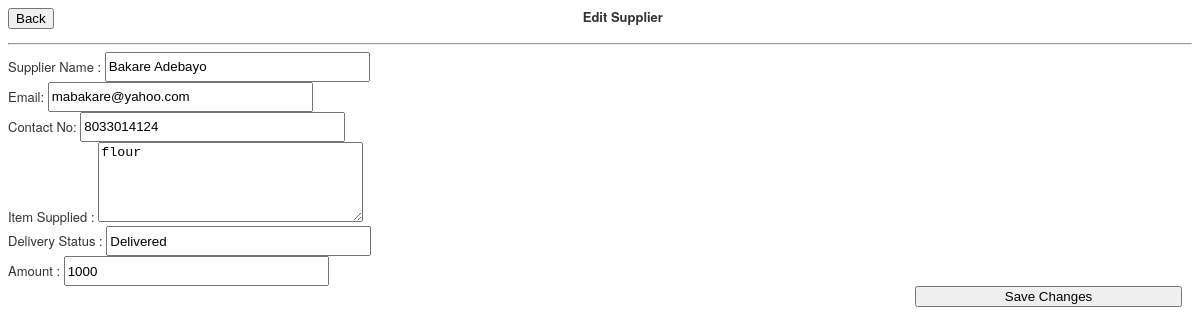
The page /editsupplier.php?id=1 on the database its author committed.
### tables this page shows
CREATE TABLE `supplier` (
  `supplier_id` int(11) NOT NULL,
  `supplier_name` varchar(100) NOT NULL,
  `supplier_contact` bigint(20) NOT NULL,
  `supplier_email` varchar(200) NOT NULL,
  `supply` varchar(50) NOT NULL,
  `delivery_status` varchar(15) NOT NULL,
  `Amount` int(11) NOT NULL
);

### editsupplier.php (the view, shortened to what this page needs)
<?php
    require('config.php');
	$id=$_GET['id'];
	$qry = "SELECT * from supplier WHERE supplier_id = '$id'";
	$result = mysqli_query($conn, $qry);
 	for($i=0; $row = mysqli_fetch_assoc($result); $i++)
	{
		$get_name=$row['supplier_name'];
        $get_address=$row['supplier_email'];
		$get_contact=$row['supplier_contact'];
		$get_item=$row['supply'];
        $get_status=$row['delivery_status'];
		$get_amount=$row['Amount'];
}
?>
<link href="main/style.css" media="screen" rel="stylesheet" type="text/css" />
<a  href="supplier.php"><button class="btn btn-default btn-small" style="float: left;"> Back</button></a>
<form action="saveeditsupplier.php" method="post">
	<center><h4>Edit Supplier</h4></center><hr>
	<div id="ac">
		<span>Supplier Name : </span><input type="text" style="width:265px; height:30px;" name="name" value="<?php echo $get_name; ?>" /><br>
		<span>Email: </span><input type="text" style="width:265px; height:30px;" name="email" value="<?php echo $get_address; ?>" /><br>
		<span>Contact No: </span><input type="text" style="width:265px; height:30px;" name="contact" value="<?php echo $get_contact; ?>" /><br>
		<span>Item Supplied : </span><textarea style="width:265px; height:80px;" name="supply"><?php echo $get_item; ?></textarea><br>
		<span>Delivery Status : </span><input type="text" style="width:265px; height:30px;" name="status" value="<?php echo $get_status;?>" /><br>
		<span>Amount : </span><input type="text" style="width:265px; height:30px;" name="amount" value="<?php echo $get_amount;?>" /><br>
        <div style="float:right; margin-right:10px;">
			<button class="btn btn-success btn-block btn-large" style="width:267px;">Save Changes</button>
		</div>
	</div>
</form>

### rows shown on the page
supplier: name "Bakare Adebayo", email "mabakare@yahoo.com", contact "8033014124", supply "flour", status "Delivered", amount "1000"
